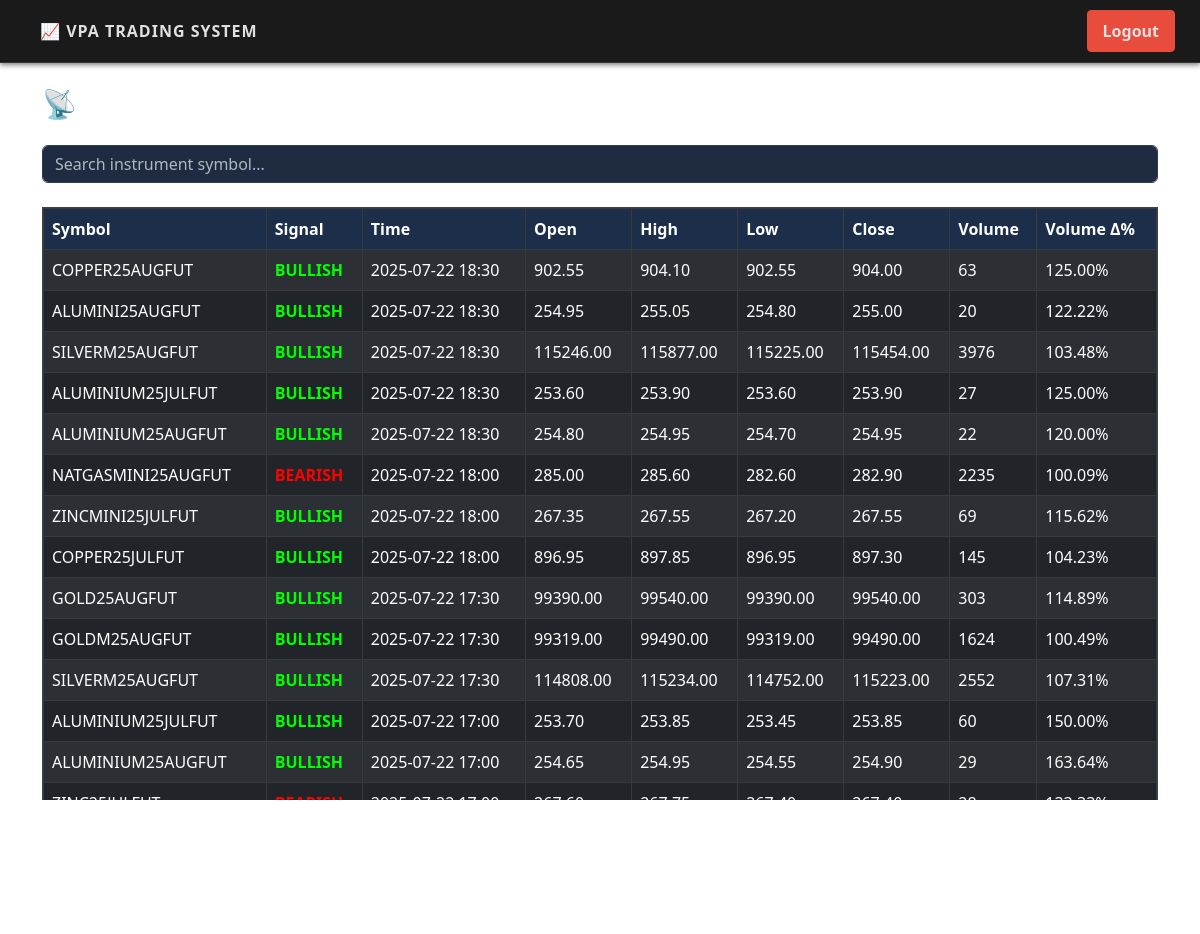
Page /signals (signed in) on the committed database.
### tables this page shows
CREATE TABLE signals (
    id INTEGER PRIMARY KEY AUTOINCREMENT,
    symbol TEXT,
    signal_type TEXT,
    signal_time TEXT,
    open REAL,
    high REAL,
    low REAL,
    close REAL,
    volume REAL,
    volume_delta REAL
);

### app_vpa.py (the view)
@app.route("/signals")
@login_required("MCX_FNO")
def view_signals():
    conn = sqlite3.connect('signals.db')
    conn.row_factory = sqlite3.Row
    cursor = conn.cursor()
    today = datetime.now().strftime("%Y-%m-%d")
    cursor.execute("""
        SELECT * FROM signals
        WHERE DATE(signal_time) = ?
        ORDER BY signal_time DESC
    """, (today,))
    rows = cursor.fetchall()
    conn.close()
    return render_template("signals.html", signals=rows)

### admin_routes.py (called while the page is built)
@admin_bp.before_app_request
def restrict_admin_pages():
    if request.path.startswith('/admin') and not session.get('user_type') == 'ADMIN':
        return redirect(url_for('login'))

### app_vpa.py (called while the page is built)
def login_required(role=None):
    def wrapper(func):
        @wraps(func)
        def secure_view(*args, **kwargs):
            if 'username' not in session:
                flash("🔒 Please login to access this page", "warning")
                return redirect(url_for('login'))
            if role:
                roles = session.get('roles', {})
                if roles.get(role) != 'Y':
                    flash(f"🚫 Access denied: Missing permission '{role}'", "danger")
                    return redirect(url_for('index'))
            return func(*args, **kwargs)
        return secure_view
    return wrapper

@app.before_request
def extend_session():
    session.permanent = True

### templates/signals.html (shortened to what this page needs)
<!DOCTYPE html>
<html lang="en">
<head>
    <link href="https://cdn.jsdelivr.net/npm/bootstrap@5.3.0/dist/css/bootstrap.min.css" rel="stylesheet">
    <link href="{{ url_for('static', filename='css/stock-theme.css') }}" rel="stylesheet">
</head>
<body>
    <nav class="navbar navbar-expand-lg  px-10">
        <a class="navbar-brand fw-bold" href="/dashboard">📈 VPA Trading System</a>
        <div class="ms-auto">
            <a href="/logout" class="btn btn-danger">Logout</a>
        </div>
    </nav>
    <div class="container py-4">
        <div class="d-flex justify-content-between align-items-center mb-3 text-white">
            <h3>📡 Live MCX FNO Signal Dashboard</h3>
        </div>
        <input type="text" id="searchInput" class="form-control mb-3" placeholder="Search instrument symbol...">
        <div class="table-container mt-4">
        <table class="table table-dark table-striped table-bordered fixed-header" id="signalsTable">
            <thead>
                <tr>
                    <th>Symbol</th>
                    <th>Signal</th>
                    <th>Time</th>
                    <th>Open</th>
                    <th>High</th>
                    <th>Low</th>
                    <th>Close</th>
                    <th>Volume</th>
                    <th>Volume Δ%</th>
                </tr>
            </thead>
            <tbody>
                {% if signals %}
                {% for row in signals %}
                <tr>
                    <td>{{ row.symbol }}</td>
                    <td>
                        <strong style="color: {{ 'lime' if row.signal_type == 'BULLISH' else 'red' }}">
                            {{ row.signal_type }}
                        </strong>
                    </td>
                    <td>{{ row.signal_time[:16] }}</td>
                    <td>{{ "%.2f"|format(row.open) }}</td>
                    <td>{{ "%.2f"|format(row.high) }}</td>
                    <td>{{ "%.2f"|format(row.low) }}</td>
                    <td>{{ "%.2f"|format(row.close) }}</td>
                    <td>{{ "%.0f"|format(row.volume) }}</td>
                    <td>{{ "%.2f"|format(row.volume_delta) }}%</td>
                </tr>
                {% endfor %}
                {% else %}
                <tr>
                    <td colspan="9" class="text-center">No signals available for today.</td>
                </tr>
                {% endif %}
            </tbody>
        </table>
        </div>
        <p class="text-muted small mt-3">Page auto-refreshes every 15 seconds.</p>
    </div>
</body>
</html>

### static/css/stock-theme.css (style rules this page uses)
body, html { overflow: hidden; }
body { height: 100vh; width: 100vw; }
.navbar { background-color: #1a1a1a; border-bottom: 1px solid #333; padding: 10px 20px; display: flex; justify-content: space-between; align-items: center; font-family: 'Segoe UI', 'Roboto', sans-serif; box-shadow: 0 2px 5px rgba(0, 0, 0, 0.5); }
.navbar a { color: #e0e0e0; text-decoration: none; padding: 8px 15px; margin: 0 5px; font-size: 1rem; transition: all 0.3s ease; }
.navbar-brand { color: #00e676; font-size: 5rem; font-weight: bold; text-transform: uppercase; letter-spacing: 1px; }
.table-container { max-height: 700px; overflow-y: auto; border: 1px solid #444; }
.fixed-header thead th { position: sticky; top: 0; background-color: #1e1e1e; z-index: 2; color: #fff; border-bottom: 2px solid #666; }
.fixed-header thead th { box-shadow: 0 2px 4px rgba(0,0,0,0.5); }
.table { background-color: #1b2738; color: #e0e0e0; border-collapse: collapse; }
.table thead th { background-color: #1c2e4a; color: #ffffff; border-bottom: 1px solid #2c3e50; }
.table td, .table th { padding: 8px; }
.btn { border-radius: 4px; font-weight: 600; }
.btn-danger { background-color: #e74c3c; border-color: #e74c3c; }
input, select, textarea { background-color: #1e2b40 !important; border: 1px solid #2c3e50 !important; color: #ffffff !important; }
input::placeholder { color: #b0b8c1 !important; }

### rows in the picture
signals: symbol "COPPER25AUGFUT", signal_type "BULLISH", signal_time "2025-07-22 18:30", open "902.55", high "904.10", low "902.55", close "904.00", volume "63", volume_delta "125.00"
signals: symbol "ALUMINI25AUGFUT", signal_type "BULLISH", signal_time "2025-07-22 18:30", open "254.95", high "255.05", low "254.80", close "255.00", volume "20", volume_delta "122.22"
signals: symbol "SILVERM25AUGFUT", signal_type "BULLISH", signal_time "2025-07-22 18:30", open "115246.00", high "115877.00", low "115225.00", close "115454.00", volume "3976", volume_delta "103.48"
signals: symbol "ALUMINIUM25JULFUT", signal_type "BULLISH", signal_time "2025-07-22 18:30", open "253.60", high "253.90", low "253.60", close "253.90", volume "27", volume_delta "125.00"
signals: symbol "ALUMINIUM25AUGFUT", signal_type "BULLISH", signal_time "2025-07-22 18:30", open "254.80", high "254.95", low "254.70", close "254.95", volume "22", volume_delta "120.00"
signals: symbol "NATGASMINI25AUGFUT", signal_type "BEARISH", signal_time "2025-07-22 18:00", open "285.00", high "285.60", low "282.60", close "282.90", volume "2235", volume_delta "100.09"
signals: symbol "ZINCMINI25JULFUT", signal_type "BULLISH", signal_time "2025-07-22 18:00", open "267.35", high "267.55", low "267.20", close "267.55", volume "69", volume_delta "115.62"
signals: symbol "COPPER25JULFUT", signal_type "BULLISH", signal_time "2025-07-22 18:00", open "896.95", high "897.85", low "896.95", close "897.30", volume "145", volume_delta "104.23"
signals: symbol "GOLD25AUGFUT", signal_type "BULLISH", signal_time "2025-07-22 17:30", open "99390.00", high "99540.00", low "99390.00", close "99540.00", volume "303", volume_delta "114.89"
signals: symbol "GOLDM25AUGFUT", signal_type "BULLISH", signal_time "2025-07-22 17:30", open "99319.00", high "99490.00", low "99319.00", close "99490.00", volume "1624", volume_delta "100.49"
signals: symbol "SILVERM25AUGFUT", signal_type "BULLISH", signal_time "2025-07-22 17:30", open "114808.00", high "115234.00", low "114752.00", close "115223.00", volume "2552", volume_delta "107.31"
signals: symbol "ALUMINIUM25JULFUT", signal_type "BULLISH", signal_time "2025-07-22 17:00", open "253.70", high "253.85", low "253.45", close "253.85", volume "60", volume_delta "150.00"
signals: symbol "ALUMINIUM25AUGFUT", signal_type "BULLISH", signal_time "2025-07-22 17:00", open "254.65", high "254.95", low "254.55", close "254.90", volume "29", volume_delta "163.64"
